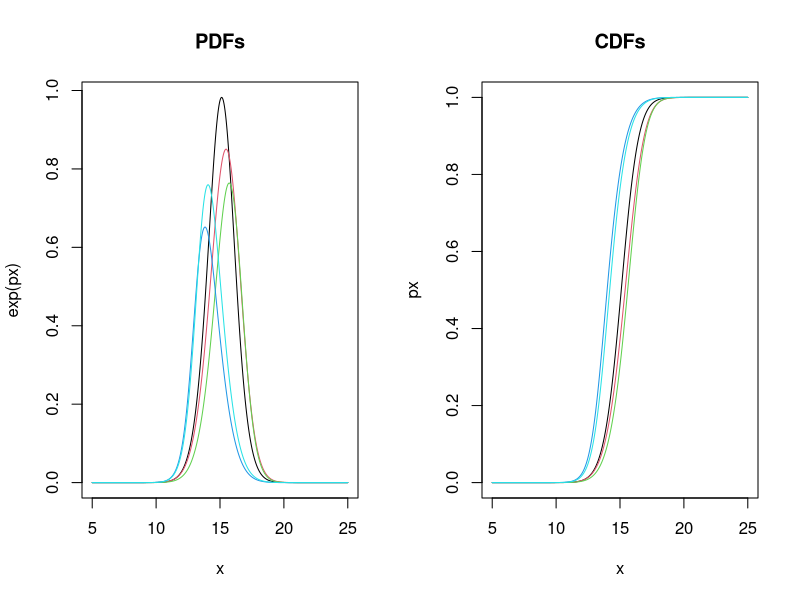
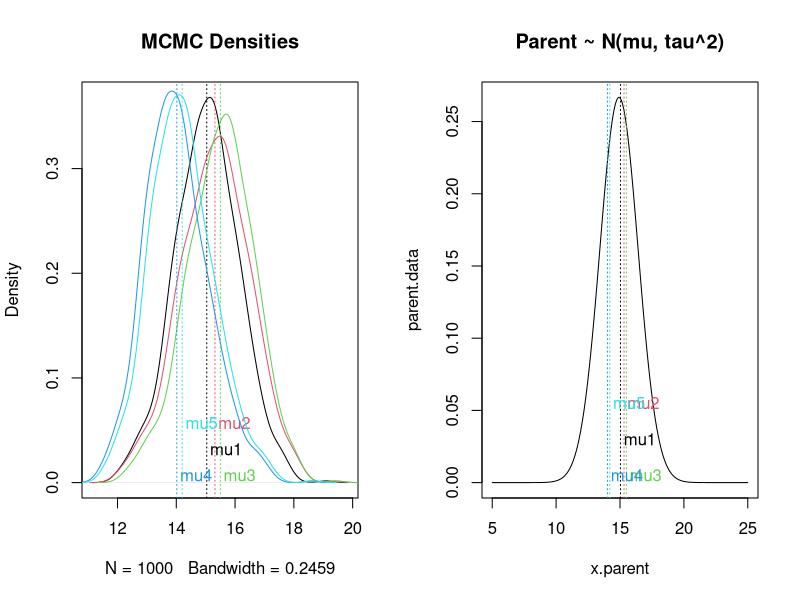

These figures' R source, in order:
## ---- chunk 1
require(tufte)
require(knitr)
require(dplyr)
require(reshape2)
require(tidyr)
opts_chunk$set(fig.align = 'center', fig.height = 6, fig.width = 12, collapse = TRUE, highlight = TRUE)
## ---- chunk 2
row.symbols = c(ni='n\U1D62', ybar='y\u0305\U1D62', sigmaSq="s\U00B2\U1D62")
q3.table = matrix(c(16, 15.3, 8.2, 19, 16.2, 12.3, 14, 16.4, 7.9, 12, 13.2, 5.2, 8, 13.5, 6.2), 3, 5)
colnames(q3.table) = c("1", "2", "3","4", "5")
row.labels = c(row.symbols['ni'], row.symbols['ybar'], row.symbols['sigmaSq'])
rownames(q3.table) = row.labels
kable(q3.table, align = rep(c("c","c"), dim(q3.table)[2] + 1), caption = "Corn Yield Data by Grower", escape = TRUE)
## ---- chunk 3
x <- seq(5, 25, by=0.001)
n <- c(16, 19, 14, 12, 8)
y.bar <- c(15.3, 16.2, 16.4, 13.2, 13.5)
sig2 <- c(8.2, 12.3, 7.9, 5.2, 6.2)
mu <- mean(y.bar) # 14.92
tau <- sqrt(var(y.bar)) # 1.49566...
par(mfrow = c(1,2))
pdf.data <- matrix(nrow=5,ncol=20001)
for(k in 1:5){
  px <- -(x-mu)^2/(2*tau^2)-3/2*log(1+(3*(x-y.bar[k])^2)/(2*sig2[k]))
  pdf.data[k,] <- px
  if(k==1){
    plot(x,exp(px),type='l',col=k, main = "PDFs")
  } else {
    lines(x,exp(px),type='l', col = k)
  }
}
cdf.data <- matrix(nrow=5,ncol=20001)
for(k in 1:5) {
  px <- -(x-mu)^2/(2*tau^2) -3/2*log(1+(3*(x-y.bar[k])^2)/(2*sig2[k]))
  cdf.data[k,] <- exp(px)/sum(exp(px))
}

for(k in 1:5) {
  px <- cumsum(cdf.data[k,])
  if(k==1) {
    plot(x,px,type='l', col=k, main = "CDFs")
  } else {
    lines(x,px,type='l', col = k)
  }
}
## ---- chunk 4
cdf1 <- cumsum(cdf.data[1,])
cdf2 <- cumsum(cdf.data[2,])
cdf3 <- cumsum(cdf.data[3,])
cdf4 <- cumsum(cdf.data[4,])
cdf5 <- cumsum(cdf.data[5,])

u=runif(1000,0,1)
mu1=0;mu2=0;mu3=0;mu4=0;mu5=0

for(j in 1:1000){
 st=0;k=1
 while(st==0) {
  if(cdf1[k]<u[j]&cdf1[k+1]>u[j]) {
    mu1[j] <- x[k]
    st <- 1
  } else {
    k <- k+1
    }
  }
}

for(j in 1:1000){
 st=0;k=1
 while(st==0) {
  if(cdf2[k]<u[j]&cdf2[k+1]>u[j]) {
    mu2[j] <- x[k]
    st <- 1
  } else {
    k <- k+1
  }
 }
}

for(j in 1:1000){
 st=0;k=1
 while(st==0) {
  if(cdf3[k]<u[j]&cdf3[k+1]>u[j]) {
    mu3[j] <- x[k]
    st <- 1
  } else {
    k <- k+1
  }
 }
}

for(j in 1:1000){
 st=0;k=1
 while(st==0) {
  if(cdf4[k]<u[j]&cdf4[k+1]>u[j]) {
    mu4[j] <- x[k]
    st <- 1
  } else {
    k <- k+1
  }
 }
}

for(j in 1:1000){
 st=0;k=1
 while(st==0) {
  if(cdf5[k]<u[j]&cdf5[k+1]>u[j]) {
    mu5[j] <- x[k]
    st <- 1
  } else {
    k <- k+1
  }
 }
}
## ---- chunk 5
grower <- c(1,2,3,4,5)
means <- c(mean(mu1),mean(mu2),mean(mu3),mean(mu4),mean(mu5))
cil <- c(
  quantile(mu1,0.025),
  quantile(mu2,0.025),
  quantile(mu3,0.025),
  quantile(mu4,0.025),
  quantile(mu5,0.025)
  )
  
ciu <- c(
  quantile(mu1,0.975),
  quantile(mu2,0.975),
  quantile(mu3,0.975),
  quantile(mu4,0.975),
  quantile(mu5,0.975)
  )
range <- ciu-cil
int.data <- cbind(grower, means,cil,ciu, range)
kable(int.data, row.names = FALSE, col.names = c("Grower","Mean","2.5%","97.5%", "Range"))
## ---- chunk 6
plot(density(mu1),type='l',col=1, main="MCMC Densities")
text(mean(mu1),0.025, "mu1", col = 1, adj = c(-0.1, -0.1))
abline(v=mean(mu1), lty=3, col = 1)
lines(density(mu2),col=2)
text(mean(mu2),0.05, "mu2", col = 2, adj = c(-0.1, -0.1))
abline(v=mean(mu2), lty=3, col = 2)
lines(density(mu3),col=3)
text(mean(mu3),0, "mu3", col = 3, adj = c(-0.1, -0.1))
abline(v=mean(mu3), lty=3, col = 3)
lines(density(mu4),col=4)
text(mean(mu4),0, "mu4", col = 4, adj = c(-0.1, -0.1))
abline(v=mean(mu4), lty=3, col = 4)
lines(density(mu5),col=5)
text(mean(mu5),0.05, "mu5", col = 5, adj = c(-0.1, -0.1))
abline(v=mean(mu5), lty=3, col = 5)
## ---- chunk 7
x.parent <- seq(5,25,by=0.001)
# Grower 1
mu1.p <- round(mean(x.parent<mean(mu1))*100,2)
# Grower 2
mu2.p <- round(mean(x.parent<mean(mu2))*100,2)
# Grower 3
mu3.p <- round(mean(x.parent<mean(mu3))*100,2)
# Grower 4
mu4.p <- round(mean(x.parent<mean(mu4))*100,2)
# Grower 5
mu5.p <- round(mean(x.parent<mean(mu5))*100,2)
## ---- chunk 8
x.parent <- seq(5,25,by=0.001)
parent.data <- dnorm(x.parent,mu,tau)
plot(x.parent,parent.data, type = 'l', main = "Parent ~ N(mu, tau^2)")
text(mean(mu1),0.025, "mu1", col = 1, adj = c(-0.1, -0.1))
abline(v=mean(mu1), lty=3, col = 1)
text(mean(mu2),0.05, "mu2", col = 2, adj = c(-0.1, -0.1))
abline(v=mean(mu2), lty=3, col = 2)
text(mean(mu3),0, "mu3", col = 3, adj = c(-0.1, -0.1))
abline(v=mean(mu3), lty=3, col = 3)
text(mean(mu4),0, "mu4", col = 4, adj = c(-0.1, -0.1))
abline(v=mean(mu4), lty=3, col = 4)
text(mean(mu5),0.05, "mu5", col = 5, adj = c(-0.1, -0.1))
abline(v=mean(mu5), lty=3, col = 5)
## ---- chunk 9
row.n <- c("Percentile")
parent.perc <- cbind(row.n, mu1.p,mu2.p,mu3.p,mu4.p,mu5.p)
kable(parent.perc, col.names = c("Grower","1","2","3","4","5"))
## ---- chunk 10
probs <- matrix(nrow = 5, ncol = 5)
n <- 1000
probs[1,1] <- length(mu1[mu1>mu1])/n # 0
probs[1,2] <- length(mu1[mu1>mu2])/n # 0
probs[1,3] <- length(mu1[mu1>mu3])/n # 0
probs[1,4] <- length(mu1[mu1>mu4])/n # 1
probs[1,5] <- length(mu1[mu1>mu5])/n # 1

probs[2,1] <- length(mu2[mu2>mu1])/n # 1
probs[2,2] <- length(mu2[mu2>mu2])/n # 0
probs[2,3] <- length(mu2[mu2>mu3])/n # 0.01
probs[2,4] <- length(mu2[mu2>mu4])/n # 1
probs[2,5] <- length(mu2[mu2>mu5])/n # 1

probs[3,1] <- length(mu3[mu3>mu1])/n # 1
probs[3,2] <- length(mu3[mu3>mu2])/n # 0.99
probs[3,3] <- length(mu3[mu3>mu3])/n # 0
probs[3,4] <- length(mu3[mu3>mu4])/n # 1
probs[3,5] <- length(mu3[mu3>mu5])/n # 1

probs[4,1] <- length(mu4[mu4>mu1])/n # 0
probs[4,2] <- length(mu4[mu4>mu2])/n # 0
probs[4,3] <- length(mu4[mu4>mu3])/n # 0
probs[4,4] <- length(mu4[mu4>mu4])/n # 0
probs[4,5] <- length(mu4[mu4>mu5])/n # 0

probs[5,1] <- length(mu5[mu5>mu1])/n # 0
probs[5,2] <- length(mu5[mu5>mu2])/n # 0
probs[5,3] <- length(mu5[mu5>mu3])/n # 0
probs[5,4] <- length(mu5[mu5>mu4])/n# 1
probs[5,5] <- length(mu5[mu5>mu5])/n # 0
## ---- chunk 11
# Grower 1
mu1.max <- length(mu1[mu1>mu2&mu1>mu3&mu1>mu4&mu1>mu5])/n
# Grower 2
mu2.max <- length(mu2[mu2>mu1&mu2>mu3&mu2>mu4&mu2>mu5])/n
# Grower 3
mu3.max <- length(mu3[mu3>mu1&mu3>mu2&mu3>mu4&mu3>mu5])/n
# Grower 4
mu4.max <- length(mu4[mu4>mu1&mu4>mu2&mu4>mu3&mu4>mu5])/n
# Grower 5
mu5.max <- length(mu5[mu5>mu1&mu5>mu2&mu5>mu3&mu5>mu4])/n

row.n <- c("Likelihood")
parent.perc <- cbind(row.n, mu1.max,mu2.max,mu3.max,mu4.max,mu5.max)
kable(parent.perc, col.names = c("Grower","1","2","3","4","5"))
## ---- chunk 12
# Probability that mean of Grower A (Row) is greater than mean of Grower B (Column)
colnames(probs) <- c("1","2","3","4","5")
rownames(probs) <- c("1","2","3","4","5")
probs.m <- melt(probs)

probs.m <- as.data.frame(probs.m)
names(probs.m) <- c("GrowerA", "GrowerB", "Pr")
probs.m <- probs.m %>%
  arrange(GrowerA,desc(Pr))

kable(probs.m, row.names = FALSE, col.names = c("Grower A", "Grower B", "Pr(A>B)"))
## ---- chunk 13
# 1st: 3>2>1>5>4
mean(mu3>mu2&mu2>mu1&mu1>mu5&mu5>mu4)
# 2nd: 2>3>1>5>4
mean(mu2>mu3&mu3>mu1&mu1>mu5&mu5>mu4)
# 3rd: 3>1>2>5>4
mean(mu3>mu1&mu1>mu2&mu2>mu5&mu5>mu4)
